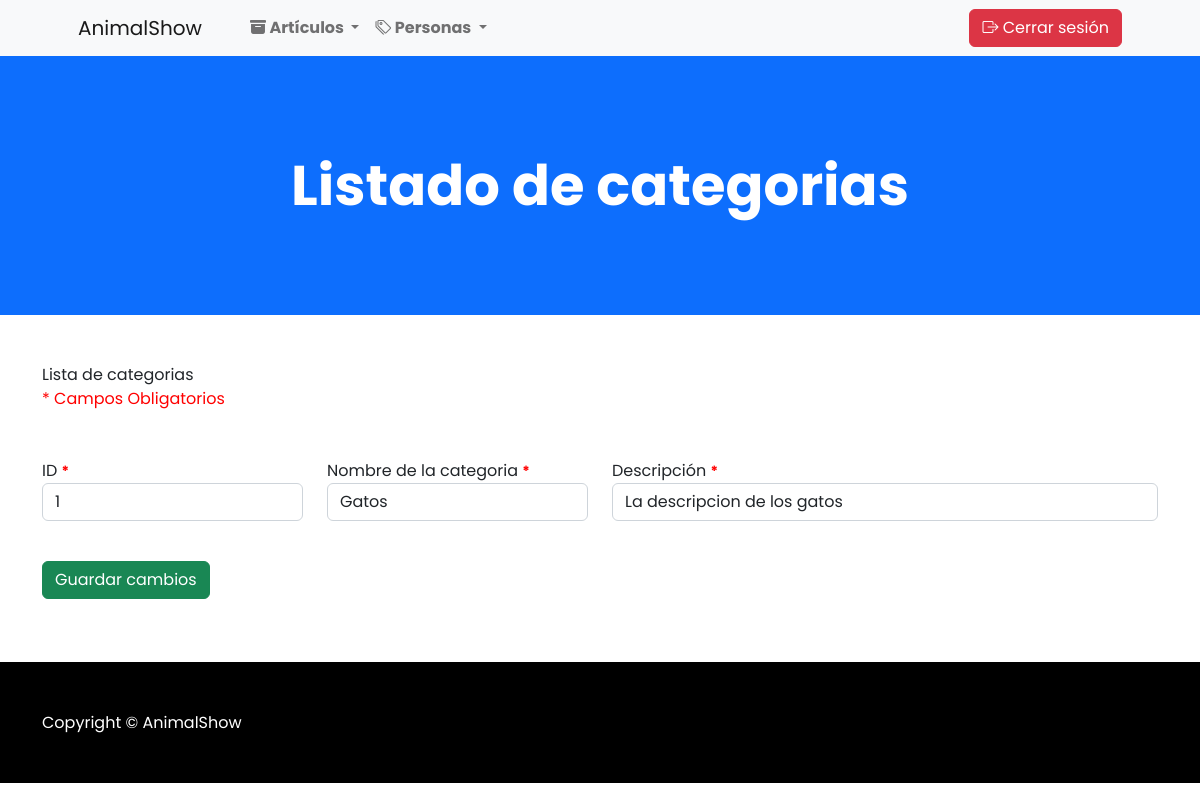
The page /editarCategoria/1 on the database as committed earlier.
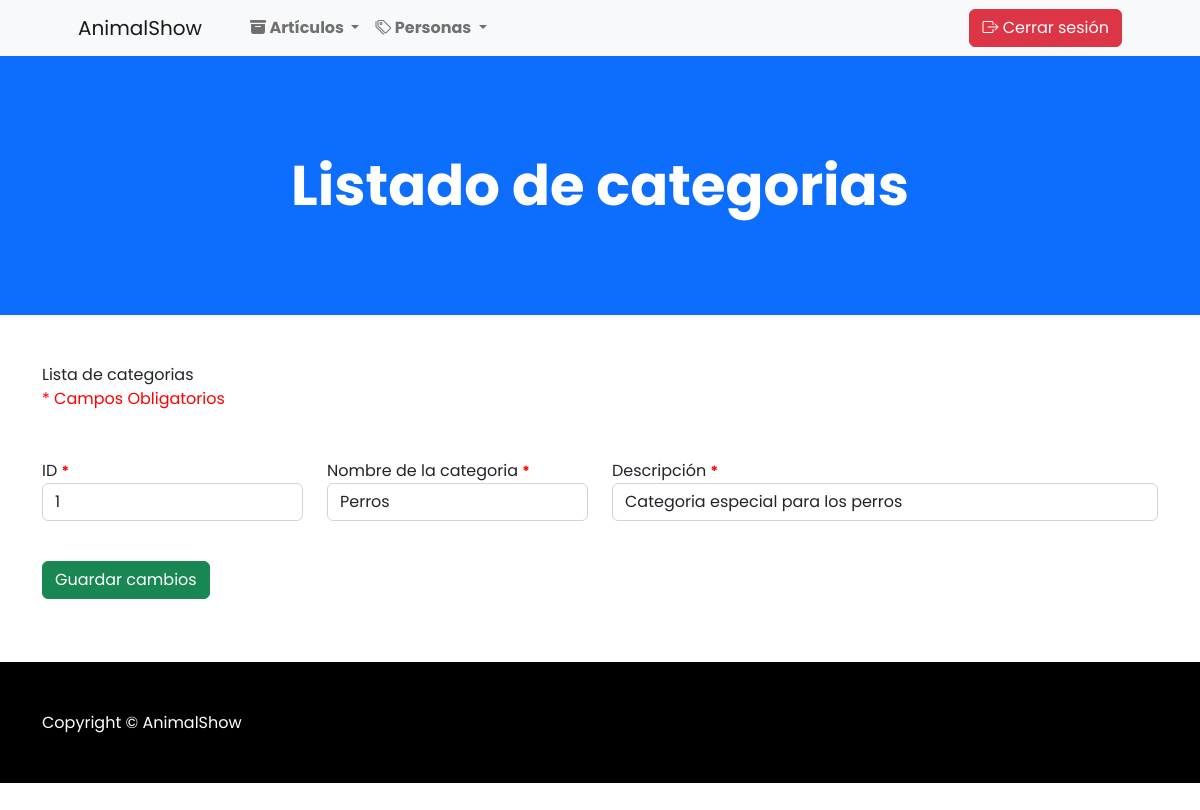
The same page on the database as committed later.
### apps/Shopanimal/models.py (models this page shows, shortened)
class Categoria(models.Model):
    id_categoria = models.IntegerField(primary_key=True)
    nombre_categoria = models.CharField(max_length=100)
    descripcion = models.CharField(max_length=100)

### apps/Shopanimal/views.py (the view)
# urls.py: path('editarCategoria/<id_categoria>', views.cargarEditarCategoria),
def cargarEditarCategoria(request, id_categoria):
    tipoUsuario = request.session.get('tipoUsuario', None)
    categorias = Categoria.objects.get(id_categoria=id_categoria)
    return render(request, "editarCat.html", {"cate": categorias, "tipoUsuario":tipoUsuario})

### apps/Shopanimal/templates/editarCat.html (shortened to what this page needs)
{% extends './baseAdmin.html' %} {% load static %} {% block head %}
<link rel="stylesheet" href="{% static 'css/style.css' %}" />
{% endblock %} {% block body %}
<header class="bg-primary py-5">
  <div class="container px-4 px-lg-5 my-5">
    <div class="text-center text-white">
      <h1 class="display-4 fw-bolder">Listado de categorias</h1>
    </div>
  </div>
</header>
<div class="container mt-5">
  <caption>
    Lista de categorias
  </caption>
  <br />
  <span class="rd-point">* Campos Obligatorios</span>
</div>
<form action="/editarCategoriaForm" method="POST" enctype="multipart/form-data">
  <div class="container mt-5 mb-5">
    <div class="row">
      <div class="col-md-3">
        <div class="form-group mb-3">
          <label for="txtID">ID <small>*</small></label>
          <input readonly value="{{cate.id_categoria}}" name="txtID" id="txtID" type="number" class="form-control" placeholder="ID de la categoria"/>
        </div>
      </div>
      <div class="col-md-3">
        <div class="form-group mb-3">
          <label for="txtCategoria">Nombre de la categoria <small>*</small></label>
          <input value="{{cate.nombre_categoria}}" name="txtCategoria" id="txtCategoria" type="text" class="form-control"
            placeholder="Nombre categoria" />
        </div>
      </div>
      <div class="col-md-6">
        <div class="form-group mb-3">
          <label for="txtDescripcion">Descripción <small>*</small></label>
          <input value="{{cate.descripcion}}" name="txtDescripcion" id="txtDescripcion" type="text" class="form-control"
            placeholder="Descripcion categoria" />
        </div>
      </div>
      <div class="col-md-3">
        <div class="form-group mt-4">
          <div class="form-group mt-2">
            <button type="submit" class="btn btn-success">Guardar cambios</button>
          </div>
        </div>
      </div>
    </div>
  </div>
</form>
{% endblock %}

Rows that differ between the two databases and show on the page:
changed Categoria id 1: txtCategoria "Gatos" → "Perros"; txtDescripcion "La descripcion de los gatos" → "Categoria especial para los perros"
